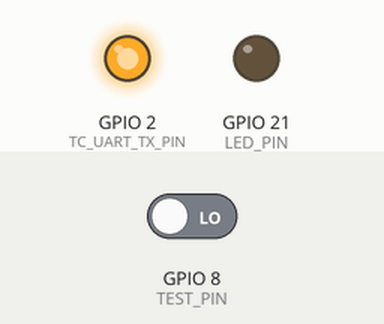
The sketch below on a simulated ESP32-S3. On the bench: output pins drawn as LEDs (lit = HIGH). The test bench sets the inputs (shaded band); at power-on: GPIO 8 (TEST_PIN) LOW.

Above: at 1.2 s.
1.3 s: GPIO 8 (TEST_PIN) driven HIGH
At 3.38 s:
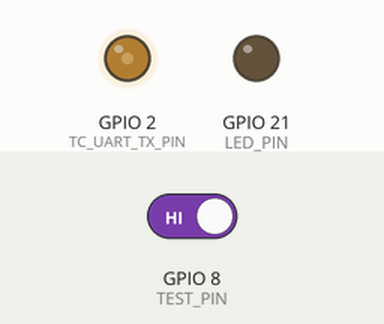
Timing chart, 0 to 10.3 s (numbered marks = the images above; inputs shaded):
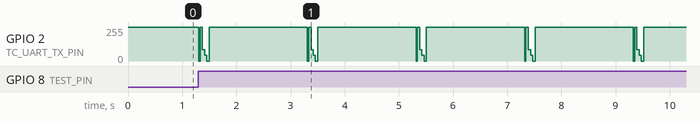

Measured:
- after the input at 1.3 s, GPIO 2 (TC_UART_TX_PIN): 255/255 → 0/255 at once, then repeats every 2.0 s: 255/255 0.04 s, 85/255 0.04 s, 43/255 0.04 s, 0/255 0.04 s, 255/255 1.8 s, 0/255 0.02 s

The sketch:

ESP32_Repertor_For_FreeRTOS_StableSend.ino
```cpp
// ================================================
// ESP32-S3 TC Repeater with FreeRTOS (安定送信特化版)
// - BitBang 300bps (GPIO2: TX)
// - UART Pi側 (GPIO43: TX, GPIO44: RX)
// - テスト送信スイッチ GPIO8
// - FreeRTOSベース
// - OLED/受信処理なし（送信確認用）
// ================================================

#include <Arduino.h>

#define PI_UART_TX_PIN 43
#define PI_UART_RX_PIN 44
#define TC_UART_TX_PIN 2
#define TEST_PIN 8
#define LED_PIN 21

#define PKT_LEN 6
#define BIT_DELAY 3333
#define GAP_DELAY 4000

QueueHandle_t piToTcQueue;
portMUX_TYPE serialMux = portMUX_INITIALIZER_UNLOCKED;

// LSB順そのまま送信
void bitbangSendPacket(const uint8_t* data, size_t len) {
  portENTER_CRITICAL(&serialMux);
  for (size_t i = 0; i < len; ++i) {
    uint8_t b = data[i];
    digitalWrite(TC_UART_TX_PIN, LOW); delayMicroseconds(BIT_DELAY);
    for (int j = 0; j < 8; ++j) {
      digitalWrite(TC_UART_TX_PIN, b & 0x01);
      delayMicroseconds(BIT_DELAY);
      b >>= 1;
    }
    digitalWrite(TC_UART_TX_PIN, HIGH); delayMicroseconds(BIT_DELAY);
  }
  delayMicroseconds(GAP_DELAY);
  portEXIT_CRITICAL(&serialMux);
}

void uartToTcTask(void* pv) {
  uint8_t buf[PKT_LEN];
  for (;;) {
    if (Serial2.available() >= PKT_LEN) {
      Serial2.readBytes(buf, PKT_LEN);
      xQueueSend(piToTcQueue, buf, portMAX_DELAY);
    }
    vTaskDelay(pdMS_TO_TICKS(5));
  }
}

void tcSenderTask(void* pv) {
  uint8_t buf[PKT_LEN];
  for (;;) {
    if (xQueueReceive(piToTcQueue, buf, portMAX_DELAY)) {
      bitbangSendPacket(buf, PKT_LEN);
    }
  }
}

const uint8_t testPacket[PKT_LEN] = {0x01, 0x06, 0x05, 0x00, 0x00, 0x0C};
void testLoopTask(void* pv) {
  static unsigned long lastSend = 0;
  static bool wasHigh = false;
  for (;;) {
    bool isHigh = digitalRead(TEST_PIN);
    if (isHigh && (!wasHigh || millis() - lastSend > 2000)) {
      xQueueSend(piToTcQueue, (void*)testPacket, portMAX_DELAY);
      lastSend = millis();
    }
    wasHigh = isHigh;
    vTaskDelay(pdMS_TO_TICKS(100));
  }
}

void setup() {
  pinMode(LED_PIN, OUTPUT);
  pinMode(TEST_PIN, INPUT);
  pinMode(TC_UART_TX_PIN, OUTPUT);
  digitalWrite(TC_UART_TX_PIN, HIGH);

  Serial.begin(115200);
  Serial2.begin(9600, SERIAL_8N1, PI_UART_RX_PIN, PI_UART_TX_PIN);

  piToTcQueue = xQueueCreate(4, PKT_LEN);

  xTaskCreatePinnedToCore(uartToTcTask,   "UART->TC",  2048, NULL, 1, NULL, 1);
  xTaskCreatePinnedToCore(tcSenderTask,   "TC SEND",   2048, NULL, 1, NULL, 0);
  xTaskCreatePinnedToCore(testLoopTask,   "TEST",      2048, NULL, 1, NULL, 1);
}

void loop() { }
```
